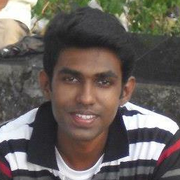
//> input picture gcc/test.png, 180 x 180 px
$ ./smoothening   (built with g++ and OpenCV 4)
//> lines starting //> are read from the running program, lines starting //| are printed output that depends on the picture
/**
 * file Smoothing.cpp
 * brief Sample code for simple filters
 * author OpenCV team
 */
#include <iostream>
#include <vector>

#include "opencv2/imgproc/imgproc.hpp"
#include "opencv2/highgui/highgui.hpp"
#include "opencv2/features2d/features2d.hpp"

using namespace std;
using namespace cv;

/// Global Variables
int DELAY_CAPTION = 1500;
int DELAY_BLUR = 100;
int MAX_KERNEL_LENGTH = 31;

Mat src; Mat dst;
char window_name[] = "Smoothing Demo";

/// Function headers
int display_caption( const char* caption );
int display_dst( int delay );


/**
 * function main
 */
int main( void )
{
  namedWindow( window_name, WINDOW_AUTOSIZE );

  /// Load the source image
  src = imread( "test.png", 1 );
//> src is the input picture: 180 rows x 180 cols, CV_8UC3; mean B, G, R 91.6, 97, 104.5

  if( display_caption( "Original Image" ) != 0 ) { return 0; }

  dst = src.clone();
  if( display_dst( DELAY_CAPTION ) != 0 ) { return 0; }


  /// Applying Homogeneous blur
  if( display_caption( "Homogeneous Blur" ) != 0 ) { return 0; }

  for ( int i = 1; i < MAX_KERNEL_LENGTH; i = i + 2 )
      { blur( src, dst, Size( i, i ), Point(-1,-1) );
        if( display_dst( DELAY_BLUR ) != 0 ) { return 0; } }
//> this loop made 15 passes
//> pass 2, `{ blur( src, dst, Size( i, i ), Point(-1,-1) );`:
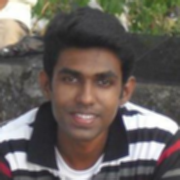
//> dst: 180 rows x 180 cols, CV_8UC3; mean B, G, R 91.6, 97, 104.6
//> pass 3, `{ blur( src, dst, Size( i, i ), Point(-1,-1) );`:
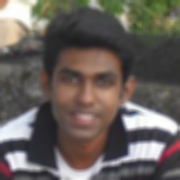
//> dst: 180 rows x 180 cols, CV_8UC3; mean B, G, R 91.7, 97, 104.6
//> after the loop:
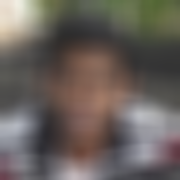
//> dst: 180 rows x 180 cols, CV_8UC3; mean B, G, R 91.8, 97.1, 104.7


  /// Applying Gaussian blur
  if( display_caption( "Gaussian Blur" ) != 0 ) { return 0; }

  for ( int i = 1; i < MAX_KERNEL_LENGTH; i = i + 2 )
      { GaussianBlur( src, dst, Size( i, i ), 0, 0 );
        if( display_dst( DELAY_BLUR ) != 0 ) { return 0; } }
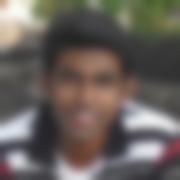
//> dst: 180 rows x 180 cols, CV_8UC3; mean B, G, R 91.7, 97, 104.6


  /// Applying Median blur
  if( display_caption( "Median Blur" ) != 0 ) { return 0; }

  for ( int i = 1; i < MAX_KERNEL_LENGTH; i = i + 2 )
      { medianBlur ( src, dst, i );
        if( display_dst( DELAY_BLUR ) != 0 ) { return 0; } }
//> this loop made 15 passes
//> pass 3, `{ medianBlur ( src, dst, i );`:
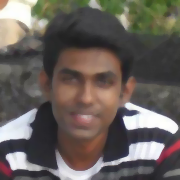
//> dst: 180 rows x 180 cols, CV_8UC3; mean B, G, R 91.1, 96.5, 104.1
//> after the loop:
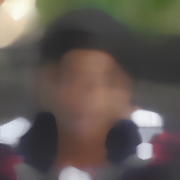
//> dst: 180 rows x 180 cols, CV_8UC3; mean B, G, R 82.6, 88.1, 96.5


  /// Applying Bilateral Filter
  if( display_caption( "Bilateral Blur" ) != 0 ) { return 0; }

  for ( int i = 1; i < MAX_KERNEL_LENGTH; i = i + 2 )
      { bilateralFilter ( src, dst, i, i*2, i/2 );
        if( display_dst( DELAY_BLUR ) != 0 ) { return 0; } }
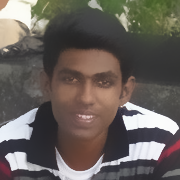
//> dst: 180 rows x 180 cols, CV_8UC3; mean B, G, R 91.3, 96.7, 104.2

  /// Wait until user press a key
  display_caption( "End: Press a key!" );

  waitKey(0);

  return 0;
}

/**
 * @function display_caption
 */
int display_caption( const char* caption )
{
  dst = Mat::zeros( src.size(), src.type() );
  putText( dst, caption,
           Point( src.cols/4, src.rows/2),
           FONT_HERSHEY_COMPLEX, 1, Scalar(255, 255, 255) );

  imshow( window_name, dst );
  int c = waitKey( DELAY_CAPTION );
  if( c >= 0 ) { return -1; }
  return 0;
}

/**
 * @function display_dst
 */
int display_dst( int delay )
{
  imshow( window_name, dst );
  int c = waitKey ( delay );
  if( c >= 0 ) { return -1; }
  return 0;
}
